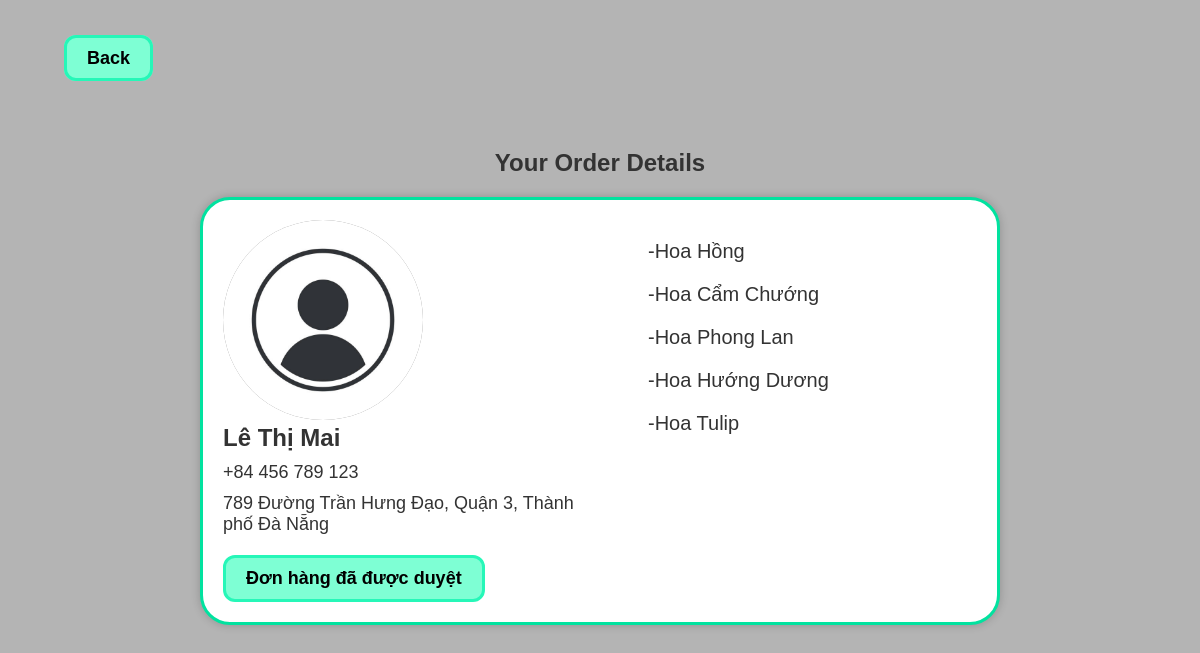
Page /order_details.php?id=39 (signed in) on the committed database.
### tables this page shows
CREATE TABLE `customer` (
  `ID` int(11) NOT NULL,
  `name` varchar(50) NOT NULL,
  `num_phone` varchar(30) NOT NULL,
  `address` varchar(255) NOT NULL
);

### server/order_connection.php (called while the page is built, shortened)
<?php
function connection()
{
    $server = 'localhost';
    $user = 'root';
    $password = '';
    $databasename = 'flower_management';
    $conn = new mysqli($server, $user, $password, $databasename);
    return $conn;
}
function load_order()
{
    $conn = connection();
    $sql = "SELECT * FROM orders, customer WHERE orders.customer_id = customer.ID";
    $result = $conn -> query($sql);
    $data = array();
    for($i = 0; $i < $result -> num_rows; $i ++)
    {
        $row = $result -> fetch_assoc();
        $data[] = $row;
    }
    return array('code' => 0, 'data' => $data);
}
function getFlowerinOrderlist($list)
{
    $conn = connection();
    $flowers = [];
    for($i = 0; $i < sizeof($list); $i ++)
    {
        $sql = "SELECT `flower_name` FROM `flower` WHERE ID = ?";
        $id_flower = (int)$list[$i];
        $stm = $conn -> prepare($sql);
        $stm -> bind_param('i', $id_flower);
        if(!$stm -> execute())
        {
            return array('code' => 1, 'message' => "There an error occured, please try again later");
        }
        $result = $stm -> get_result();
        if($row = $result->fetch_assoc()) {
            $flowers[] = $row['flower_name'];
        }
    }
    return array('code' => 0, 'data' => $flowers);
}
?>

### order_details.php (the view, shortened to what this page needs)
<?php
    require_once('./server/order_connection.php');
    if (isset($_GET['id']))
    {
        $order_id = $_GET['id'];
    }
    $load_order_array = load_order()['data'];
    for($i = 0; $i < sizeof($load_order_array); $i ++)
    {
        if($load_order_array[$i]['id'] == $order_id)
        {
            $data = $load_order_array[$i];
        }
    }
    $order_list = explode(",", $data['order_list']);
    $ordered_flowers = getFlowerinOrderlist($order_list)['data'];
?>
<!DOCTYPE html>
<html lang="en">
    <head>
        <link rel="stylesheet" href="css/style_customer.css">
        <link rel="stylesheet" href="css/style_index.css">
    </head>
    <body>
        <div class="back_container">
            <a class="back" href="javascript:history.go(-1)">Back</a>
        </div>
        <div class = "section_container">
            <h2>Your Order Details</h2>
            <div class="panel">
                <div class= "left-column">
                    <img class="ava" src="component/avatar.jpg" alt="image">
                    <div class="name"><?= $data['name']?></div>
                    <div class="phone"><?= $data['num_phone']?></div>
                    <div class= "address"><?= $data['address']?></div>
                    <?php
                    if($data['status'] == 0)
                    {
                        ?>
                        <div class="button-container">
                            <form action="server/order_process.php" method="POST">
                                <button type="submit" name="accept" value="<?= $data['id'] ?>" class="accept">Accept</button>
                                <button type="submit" name="decline" value="<?= $data['id'] ?>" class="decline">Decline</button>
                            </form>
                        </div>
                        <?php
                    }
                    elseif($data['status'] == 1)
                    {
                        ?>
                        <div class="message_box">
                            Đơn hàng đã được duyệt
                        </div>
                        <?php
                    }
                    ?>
                </div>
                <div class="right-column">
                    <?php
                        for($i = 0; $i < sizeof($ordered_flowers); $i ++)
                        {
                        ?>
                            <p class = "product">-<?=$ordered_flowers[$i] ?></p>
                        <?php
                        }
                    ?>
                </div>
            </div>
        </div>
    </body>
</html>

### css/style_customer.css (style rules this page uses)
html, body { height: 100%; margin: 0; padding: 0; }
.back_container { margin-top: 3rem; }
.back { width: fit-content; margin-left: 4rem; padding: 10px 20px; border-radius: 12px; border: 3px solid rgb(38, 247, 184); font-weight: bold; color: #000000; font-size: 18px; background: rgb(126, 255, 212); }
.section_container { display: flex; flex-direction: column; align-items: center; justify-content: center; }
.panel { display: grid; grid-template-columns: 1fr 1fr; max-width: 800px; height: auto; border: 3px solid #01e29f; border-radius: 30px; margin: 20px; padding: 20px; background-color: white; box-shadow: 0 0 10px rgba(0, 0, 0, 0.2); }
.left-column { margin-bottom: auto; }
.right-column { margin-bottom: auto; margin-left: 3rem; }
.ava { width: 200px; height: 200px; border-radius: 50%; background-color: gray; margin-right: 20px; }
.name { font-weight: bold; font-size: 24px; }
.phone, .address { font-size: 18px; margin-top: 10px; }
.product { font-size: 20px; margin-top: 20px; }
.message_box { width: fit-content; padding: 10px 20px; border-radius: 12px; border: 3px solid rgb(38, 247, 184); margin-top: 20px; font-weight: bold; color: #000000; font-size: 18px; background: rgb(126, 255, 212); }

### css/style_index.css (style rules this page uses)
* { margin: 0; padding: 0; box-sizing: border-box; }
:root { --main-color: #01e29f; --hover-color: rgba(1, 1, 1, 0); --body-color: rgb(30,30,30); --container-color: #2d2e37; --text-color: #ffffff; }
a { text-decoration: none; color: inherit; }
body { font-family: Arial, sans-serif; background-color: #b4b4b4; color: #333; }
.section_container { margin: 5rem 0 0 0; }

### rows in the picture
customer: name "Lê Thị Mai", num_phone "+84 456 789 123", address "789 Đường Trần Hưng Đạo, Quận 3, Thành phố Đà Nẵng"

### other values in the picture
$ordered_flowers[$i] "Hoa Hồng"
$ordered_flowers[$i] "Hoa Cẩm Chướng"
$ordered_flowers[$i] "Hoa Phong Lan"
$ordered_flowers[$i] "Hoa Hướng Dương"
$ordered_flowers[$i] "Hoa Tulip"
